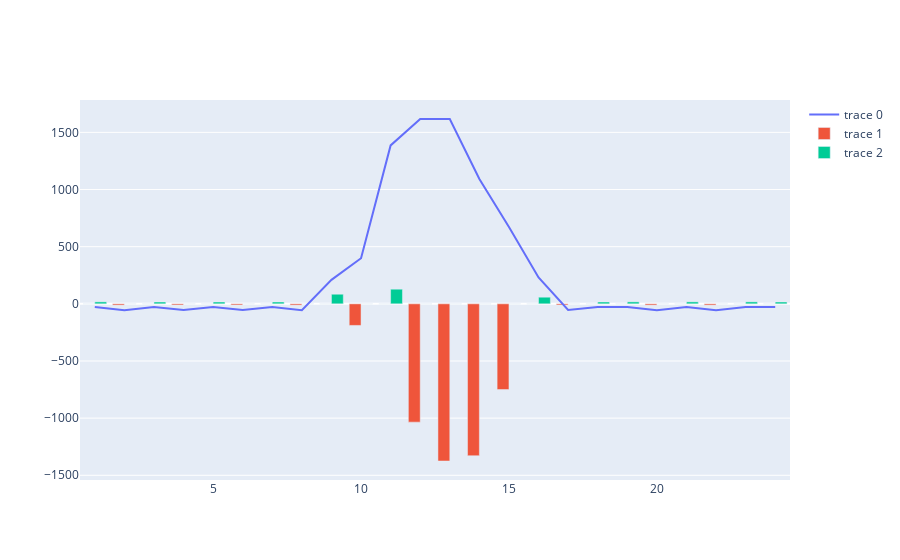

The cell this chart's notebook holds for it:
### Code cell
def draw_error_plot(df):
    fig = go.Figure()
    fig.add_trace(
        go.Scatter(
            x=g_semple['hour'],
            y=g_semple['yeild']
        )
    )
    fig.add_trace(
        go.Bar(
            x=g_semple['hour'],
            y=g_semple['error_shortage']
        )
    )
    fig.add_trace(
        go.Bar(
            x=g_semple['hour'],
            y=g_semple['error_excess']
        )
    )
    return fig

### Figure 1 — Plotly figure (JSON) as saved in the notebook; plotly's stock layout.template omitted (floating-point values rounded to 4 significant figures)
{"data": [{"x": [1, 2, 3, 4, 5, 6, 7, 8, 9, 10, 11, 12, 13, 14, 15, 16, 17, 18, 19, 20, 21, 22, 23, 24], "y": [-27.0, -55.0, -28.0, -54.0, -28.0, -54.0, -28.0, -55.0, 210.0, 399.0, 1386.0, 1617.0, 1617.0, 1092.0, 672.0, 231.0, -54.0, -28.0, -27.0, -55.0, -27.0, -55.0, -27.0, -28.0], "type": "scatter"}, {"x": [1, 2, 3, 4, 5, 6, 7, 8, 9, 10, 11, 12, 13, 14, 15, 16, 17, 18, 19, 20, 21, 22, 23, 24], "y": [0, -11, 0, -10, 0, -10, 0, -11, 0, -189, 0, -1035, -1375, -1329, -750, 0, -10, 0, 0, -11, 0, -11, 0, 0], "type": "bar"}, {"x": [1, 2, 3, 4, 5, 6, 7, 8, 9, 10, 11, 12, 13, 14, 15, 16, 17, 18, 19, 20, 21, 22, 23, 24], "y": [17, 0, 16, 0, 16, 0, 16, 0, 84, 0, 128, 0, 0, 0, 0, 58, 0, 16, 17, 0, 17, 0, 17, 16], "type": "bar"}], "layout": {}}
